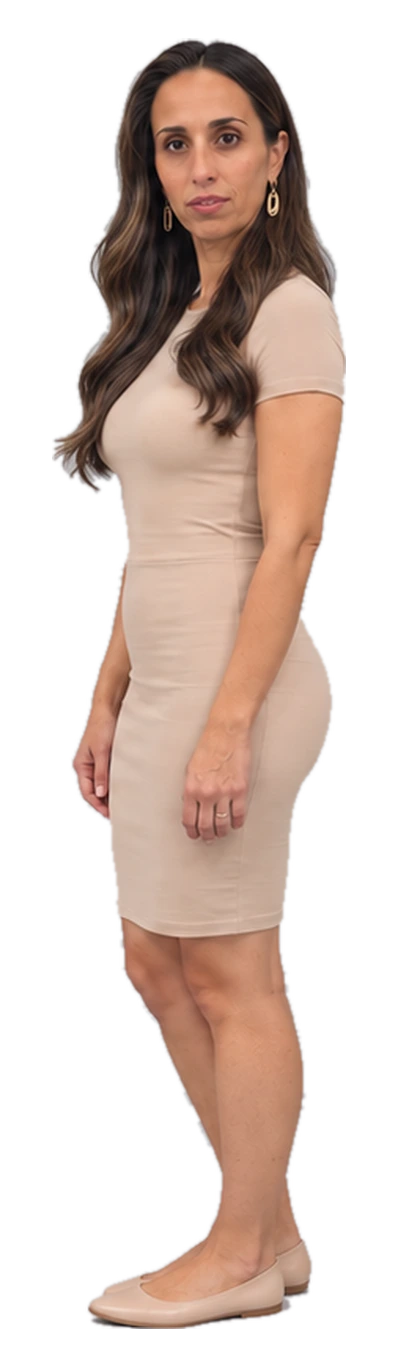
#> input picture work/me_bak70/p5_half.webp, 399 x 1365 px, given in place of avatar.webp, which was not available
$ python oldheads.py
#> lines starting #> are read from the running program, lines starting #| are printed output that depends on the picture; after the words box and inside, x2 and y2 are one past the last pixel; in counts of white or black regions, pixels touching at a corner belong together; pictures that were not available may be replaced by others from this repository, and a replacement may not be noted
# v67: old bases (long=avatar.webp, short=avatar2.webp): head overlay = head + hair + neck only (no shoulders / arms); plus neck-only overlays for p5 bases
from PIL import Image
import numpy as np
from scipy import ndimage
def hair_mask(rgb,a,nk,x0,x1):
  L=rgb@np.array([.299,.587,.114]);dark=(L<122)&(a>0);dark[:, :x0]=False;dark[:, x1:]=False
  lab,n=ndimage.label(dark);keep=np.zeros_like(dark)
  band=np.zeros_like(dark);band[max(0,nk-200):nk+10,:]=True
  ids=np.unique(lab[dark&band]);ids=ids[ids>0]
  for i in ids:keep|=(lab==i)
  op=ndimage.binary_opening(keep,iterations=4);keep&=ndimage.binary_dilation(op,iterations=5)
  return keep
def old_head(src,dst,chin,neck_bottom,cx=200,hw=38):
  im=np.array(Image.open(src).convert('RGBA')).astype(float);rgb=im[:,:,:3];a=im[:,:,3];H,W=a.shape
  m=np.zeros((H,W),bool);m[:chin-10,:]=True
  yy,xx=np.mgrid[0:H,0:W];neck=(yy>=chin-10)&(yy<neck_bottom)&(np.abs(xx-cx)<hw);m|=neck
  m|=hair_mask(rgb,a,chin,0,W)
  out=np.zeros((H,W),float);out[m]=a[m]
  # soft bottom of the neck (hair pixels keep full alpha)
  L=rgb@np.array([.299,.587,.114])
  for i,f in enumerate(np.linspace(1,0,16)):
    y=neck_bottom-16+i
    if 0<=y<H:
      row=out[y];soft=(L[y]>=122);row[soft]=row[soft]*f
  # below the neck only hair (dark) survives – no skin patches from the shoulders
  below=(yy>=neck_bottom)&(L>=122);out[below]=0
  out=out[:450];rgb=rgb[:450]
  Image.fromarray(np.dstack([rgb,out]).astype(np.uint8),'RGBA').save(dst,quality=92,method=6);return int((out>0).sum())
def neck_only(src,dst,top,bottom,cx=200,hw=34):
  im=np.array(Image.open(src).convert('RGBA')).astype(float);rgb=im[:,:,:3];a=im[:,:,3];H,W=a.shape
  yy,xx=np.mgrid[0:H,0:W];m=(yy>=top)&(yy<bottom)&(np.abs(xx-cx)<hw)
  out=np.zeros((H,W),float);out[m]=a[m]
  for i,f in enumerate(np.linspace(0,1,8)):
    y=top+i
    if y<H:out[y]*=f
  for i,f in enumerate(np.linspace(1,0,14)):
    y=bottom-14+i
    if y<H:out[y]*=f
  # soften the sides
  side=np.clip((hw-np.abs(xx-cx))/6,0,1);out*=side
  Image.fromarray(np.dstack([rgb,out]).astype(np.uint8),'RGBA').save(dst,quality=92,method=6);return int((out>0).sum())
print('long',old_head('me/avatar.webp','me/avatar_head.webp',212,262))
#> in hair_mask, `dark = (L < 122) & (a > 0)`: dark: shape (1365, 399) bool; 10.4% white; 441 white regions (426 under 20 px), largest, box (x1, y1, x2, y2) and area: (59, 41, 332, 490) 46230, (131, 931, 246, 1062) 4178, (96, 1302, 282, 1329) 969
#> in hair_mask, `lab, n = ndimage.label(dark)`: lab: shape (1365, 399) int32; 472 distinct labels, from 0 to 471
#> in hair_mask, `lab, n = ndimage.label(dark)`: n = 471
#> in hair_mask, `ids = np.unique(lab[dark & band])`: ids = 85 values from 1 to 85
#> the loop in hair_mask, `for i in ids:keep|=(lab==i)` made 85 passes
#> after the loop in hair_mask, `for i in ids:keep|=(lab==i)`:
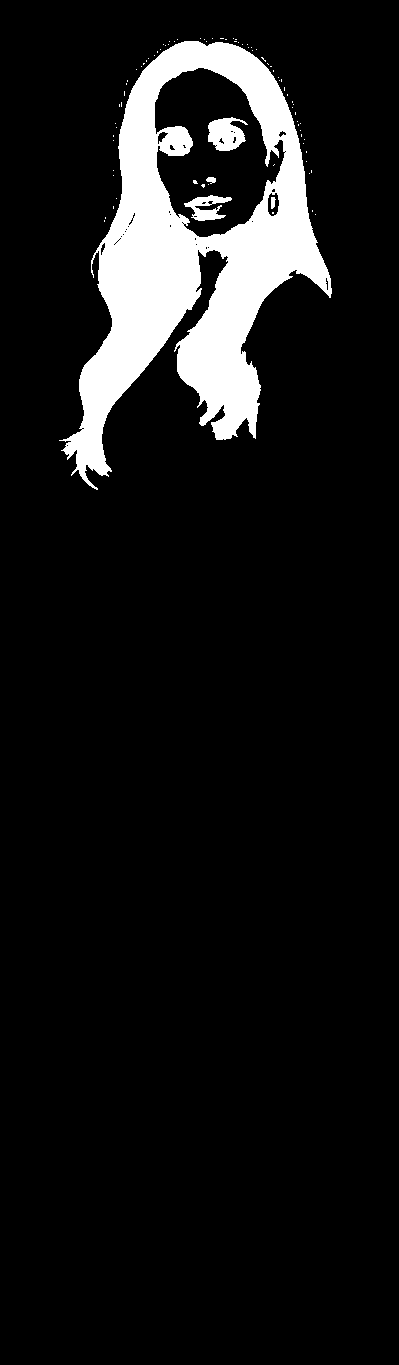
#> keep: shape (1365, 399) bool; 8.8% white; 81 white regions (76 under 20 px), largest, box (x1, y1, x2, y2) and area: (59, 41, 332, 490) 46224, (208, 117, 248, 151) 913, (184, 195, 232, 221) 614, (206, 177, 216, 184) 49, (271, 197, 276, 209) 46
#> in hair_mask, `op = ndimage.binary_opening(keep, iterations=4)`: op: shape (1365, 399) bool; 8.5% white; 4 white regions, box (x1, y1, x2, y2) and area: (63, 41, 329, 476) 45111, (208, 118, 245, 151) 752, (195, 209, 218, 221) 189, (188, 197, 204, 209) 98
#> in hair_mask, `keep &= ndimage.binary_dilation(op, iterations=5)`: keep: shape (1365, 399) bool; 8.7% white; 51 white regions (47 under 20 px), largest, box (x1, y1, x2, y2) and area: (61, 41, 331, 477) 45875, (208, 118, 246, 151) 876, (184, 197, 223, 221) 438, (271, 197, 276, 209) 27
#> in old_head, `m|=hair_mask(rgb,a,chin,0,W)`: m: shape (1365, 399) bool; 21.3% white; 7 white regions (6 under 20 px), largest, box (x1, y1, x2, y2) and area: (0, 0, 399, 477) 115848
#> in old_head, `below = (yy >= neck_bottom) & (L >= 122)`: below: shape (1365, 399) bool; 34% white; 7 white regions (6 under 20 px), largest, box (x1, y1, x2, y2) and area: (48, 262, 352, 1336) 185278
#> in old_head, `out[below] = 0`: out: shape (1365, 399) float64; min 0, max 255, mean 28.5
print('short',old_head('me/avatar2.webp','me/avatar2_head.webp',218,268))
#> call 2 of old_head, with src = 'me/avatar2.webp', dst = 'me/avatar2_head.webp', chin = 218, neck_bottom = 268, cx = 200, hw = 38
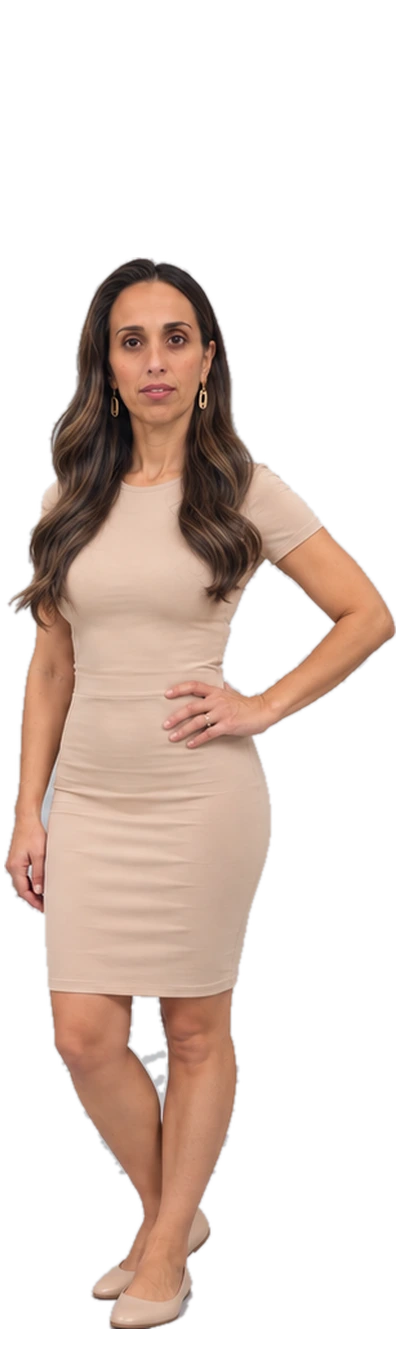
#> input picture work/me_bak70/p5_hip.webp, 399 x 1365 px, given in place of avatar2.webp, which was not available
#> call 2 of hair_mask, with nk = 218, x0 = 0, x1 = 399
#> in hair_mask (call 2), `dark = (L < 122) & (a > 0)`: dark: shape (1365, 399) bool; 8.2% white; 375 white regions (351 under 20 px), largest, box (x1, y1, x2, y2) and area: (18, 259, 352, 801) 35783, (98, 989, 232, 1224) 4579, (161, 322, 192, 351) 608
#> in hair_mask (call 2), `lab, n = ndimage.label(dark)`:
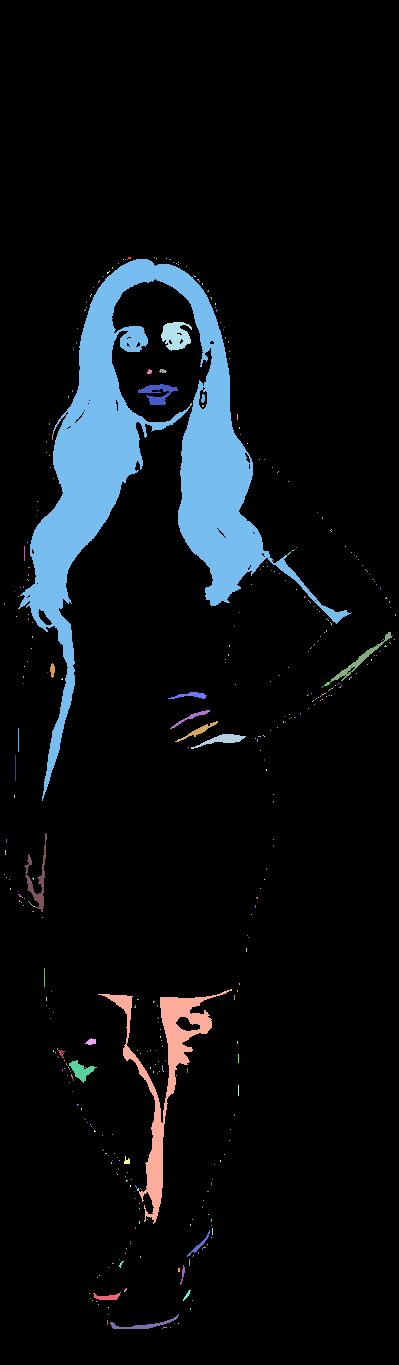
#> lab: shape (1365, 399) int32; 449 distinct labels, from 0 to 448; one colour per label, 0 black
#> in hair_mask (call 2), `lab, n = ndimage.label(dark)`: n = 448
#> in hair_mask (call 2), `ids = np.unique(lab[dark & band])`: ids = empty array
#> after the loop in hair_mask (call 2), `for i in ids:keep|=(lab==i)`: keep: shape (1365, 399) bool; every value is 0
#> in old_head (call 2), `m|=hair_mask(rgb,a,chin,0,W)`: m: shape (1365, 399) bool; 16.1% white; 1 white region, box (x1, y1, x2, y2) and area: (0, 0, 399, 268) 87492
#> in old_head (call 2), `below = (yy >= neck_bottom) & (L >= 122)`: below: shape (1365, 399) bool; 32.8% white; 27 white regions (22 under 20 px), largest, box (x1, y1, x2, y2) and area: (0, 268, 399, 1336) 178156, (176, 1017, 200, 1031) 198, (38, 609, 52, 625) 98, (199, 387, 207, 409) 93, (245, 453, 250, 463) 23
#> in old_head (call 2), `out[below] = 0`: out: shape (1365, 399) float64; min 0, max 255, mean 0
print('p5 neck',neck_only('me/p5_front.webp','me/p5_front_neck.webp',250,308))
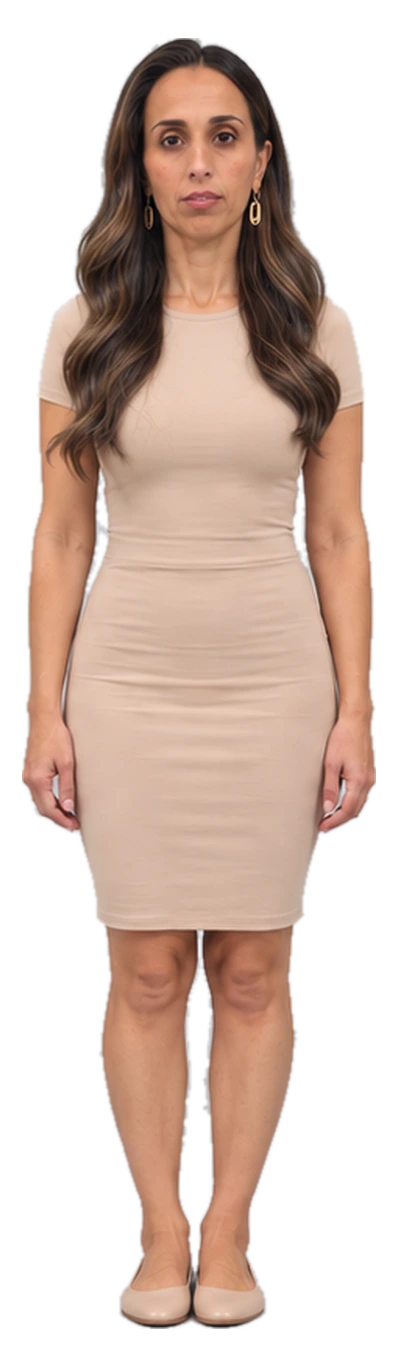
#> input picture work/me_bak70/p5_front.webp, 399 x 1365 px, found by its file name
#> in neck_only, `out[m] = a[m]`: out: shape (1365, 399) float64; 0.71% white; 1 white region, box (x1, y1, x2, y2) and area: (167, 250, 234, 308) 3886
#> after the loop in neck_only, `for i,f in enumerate(np.linspace(0,1,8)):`: out: shape (1365, 399) float64; min 0, max 255, mean 1.7
#> after the loop in neck_only, `for i,f in enumerate(np.linspace(1,0,14)):`:
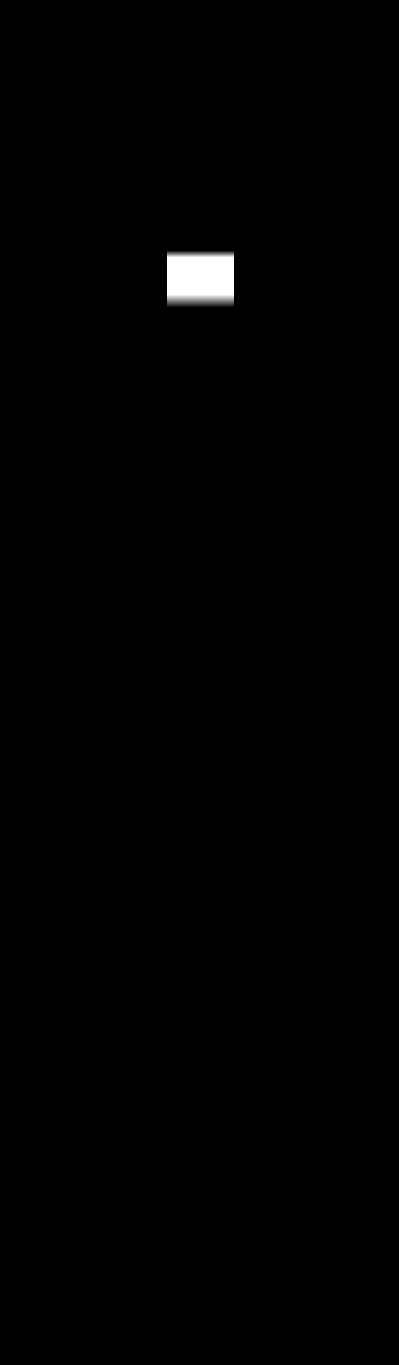
#> out: shape (1365, 399) float64; min 0, max 255, mean 1.5
#> in neck_only, `out *= side`: out: shape (1365, 399) float64; 0.1% of pixels changed, all inside (x1, y1, x2, y2) = (167, 251, 234, 307)
print('p5c neck',neck_only('me/p5c_front.webp','me/p5c_front_neck.webp',250,308))
#> call 2 of neck_only, with src = 'me/p5c_front.webp', dst = 'me/p5c_front_neck.webp', top = 250, bottom = 308, cx = 200, hw = 34
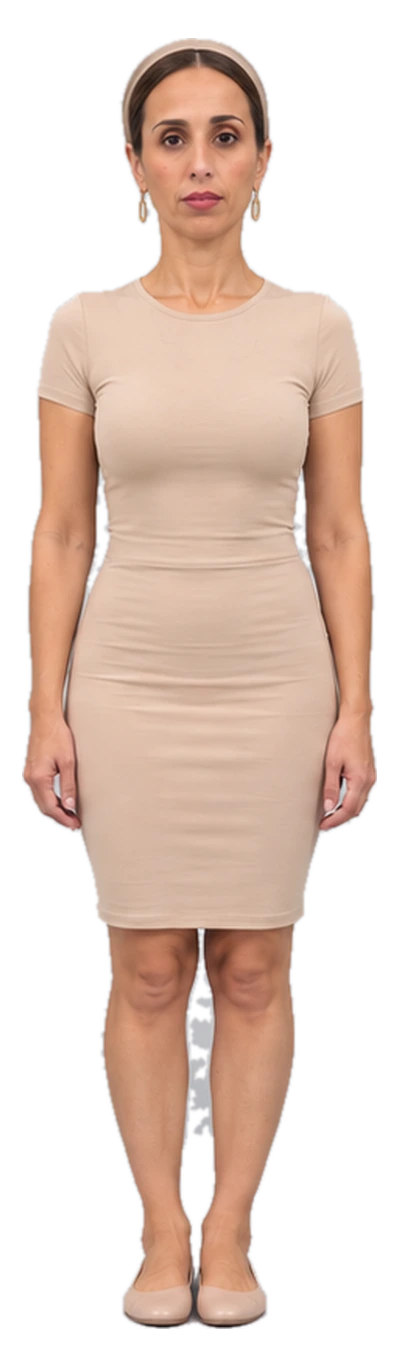
#> input picture work/me_bak70/p5c_front.webp, 399 x 1365 px, found by its file name
#> in neck_only (call 2), `a = im[:, :, 3]`:
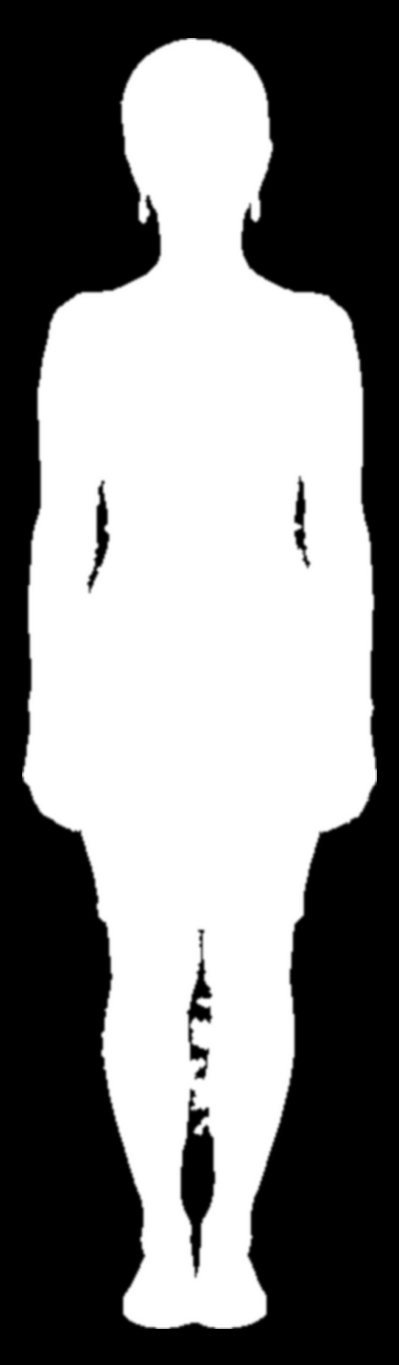
#> a: shape (1365, 399) float64; min 0, max 255, mean 132.7
